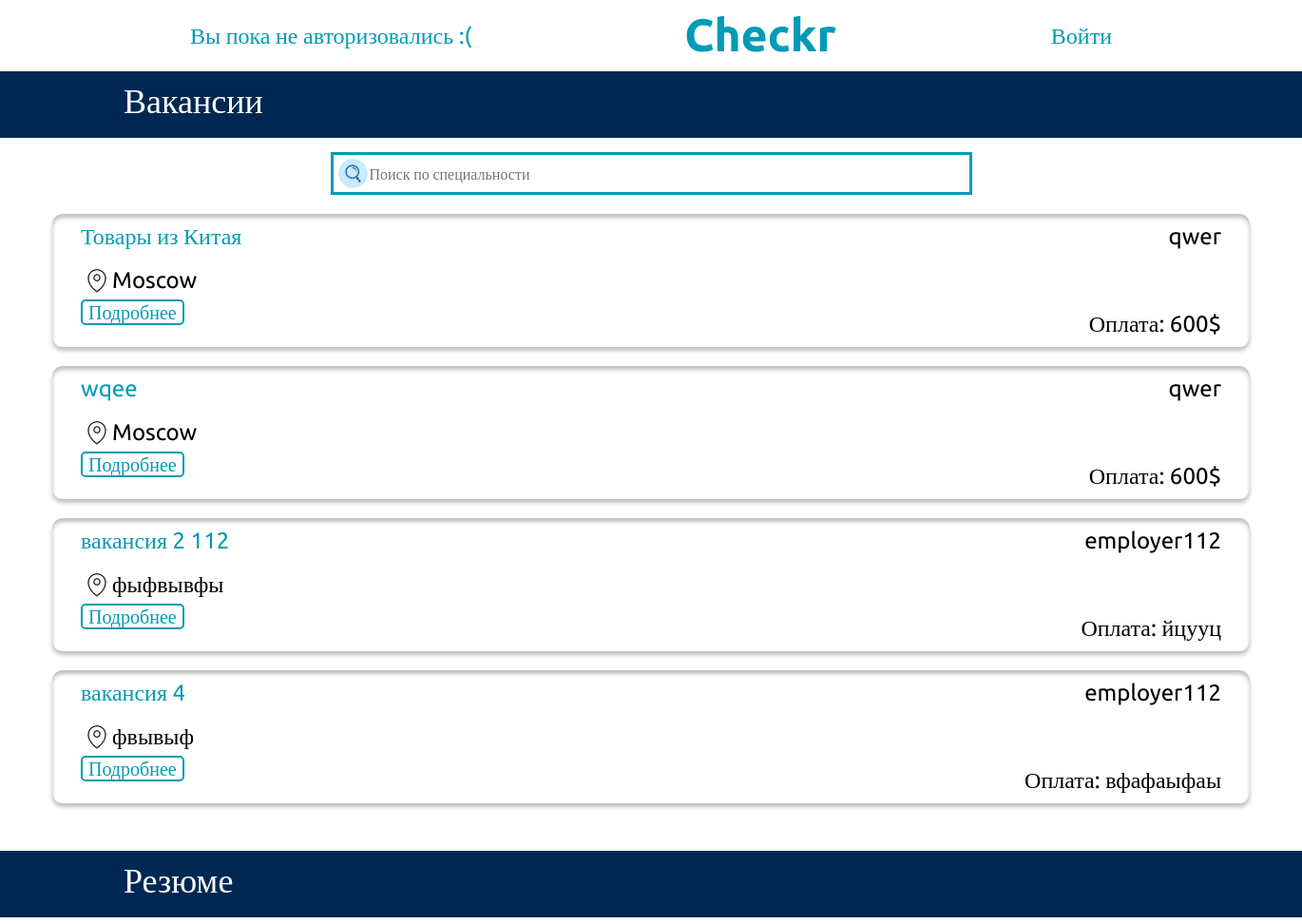
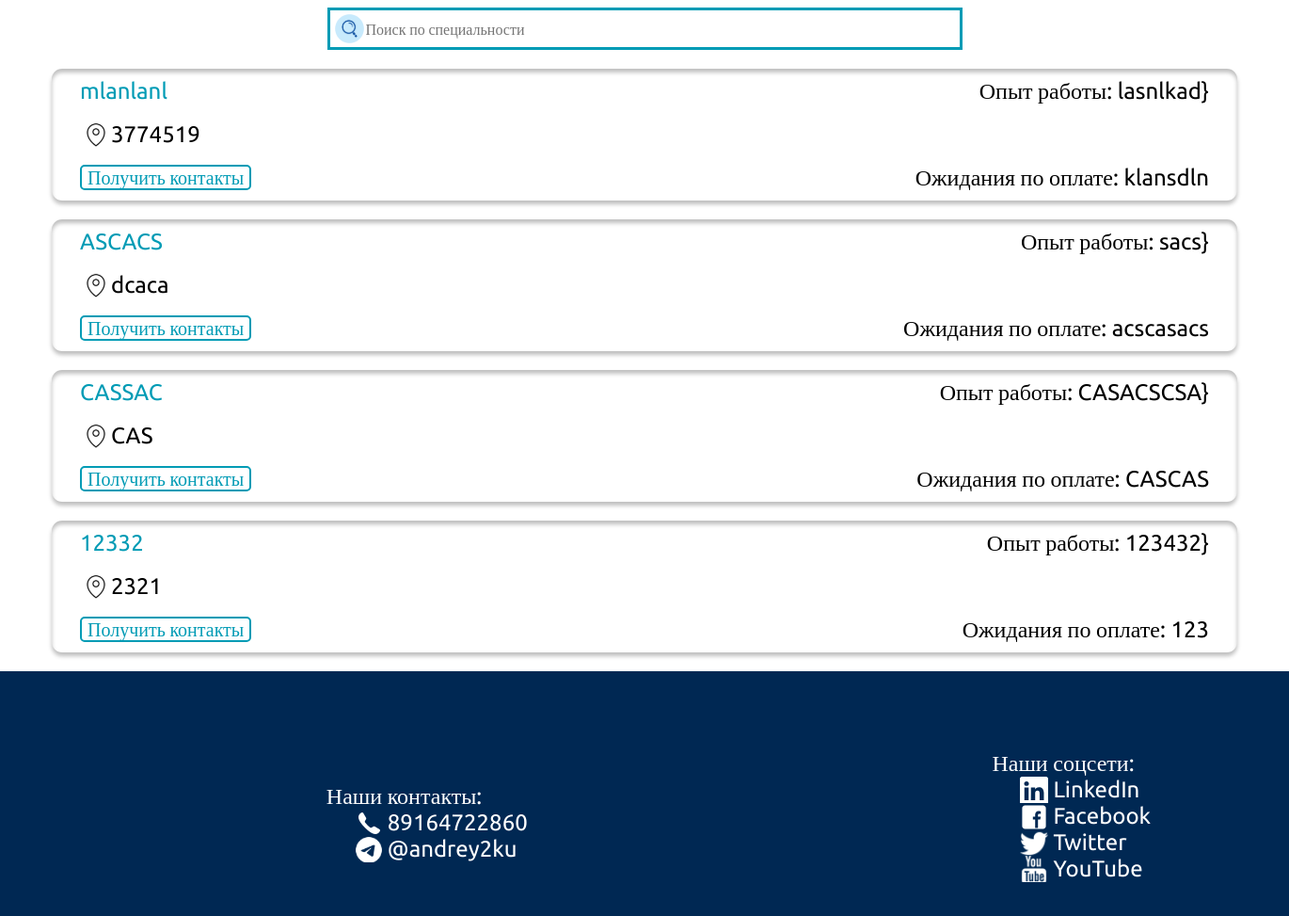
The page / on the database its author committed (2 pictures, top to bottom).
### my_hh_app/models.py (models this page shows, shortened)
class Vacancies(models.Model):
    title = models.CharField("Title", max_length=200)
    location = models.CharField("Location", max_length=200)
    salary = models.CharField("salary", max_length=200)
    skills = models.ManyToManyField(Skills)
    author = models.ForeignKey(User, on_delete=models.SET_NULL, null=True)
    company_name = models.ForeignKey(Companies, on_delete=models.SET_NULL, null=True)
    description = models.TextField("description", default="")

class Companies(models.Model):
    company_name = models.CharField("company_name", max_length=200)
    author = models.ForeignKey(User, on_delete=models.SET_NULL, default="", null=True)
    foundation_data = models.DateField("foundation_data", default=datetime.datetime.now(), null=True)
    industry = models.CharField("industry", max_length=200, default="", null=True)
    strategy_description = models.TextField("Strategy_description", default="", null=True)
    def __str__(self):
        return self.company_name

class Resume(models.Model):
    name = models.CharField("name", max_length=200)
    option = (("male", "Мужской"), ("female", "Женский"))
    gender = models.CharField("gender", max_length=200, choices=option)
    spec = models.TextField("speciality", max_length=200)
    experience = models.TextField("experience")
    option = (("full-time", "full-time"), ("part-time", "part-time"))
    type_of_employment = models.CharField("type_of_employment", max_length=200, choices=option)
    skills = models.ManyToManyField(Skills)
    age = models.CharField("age", max_length=3)
    phone = models.CharField("phone", max_length=20)
    salary = models.CharField("salary", max_length=200)
    adres = models.CharField("adres", max_length=200)
    author = models.ForeignKey(User, on_delete=models.SET_NULL, null=True)

### my_hh_app/views.py (the view)
# urls.py: path('', views.index,name='index'),
def index(request):
    resume = None
    vacancies = None
    if request.method == "POST":
        if "resumes_search" in request.POST and "vacancies_search" in request.POST:
            resume = Resume.objects.filter(spec__contains=request.POST.get("resumes_search", ""))
            vacancies = Vacancies.objects.filter(title__contains=request.POST.get("vacancies_search", ""))
        elif "vacancies_search" in request.POST:
            vacancies = Vacancies.objects.filter(title__contains=request.POST.get("vacancies_search", ""))
            resume = Resume.objects.all()
        elif "resumes_search" in request.POST:
            resume = Resume.objects.filter(spec__contains=request.POST.get("resumes_search", ""))
            vacancies = Vacancies.objects.all()
    else:
        resume = Resume.objects.all()
        vacancies = Vacancies.objects.all()
    skills = Skills.objects.all()
    context = {"resumes": resume, "vacancies": vacancies, "skills": skills, }
    return render(request, "my_hh_app/index.html", context)

### my_hh_app/templates/my_hh_app/index.html (shortened to what this page needs)
<!DOCTYPE html>
{% extends 'my_hh_app/base.html' %}
{% block content %}
  <section>
    <div class="vacancies__header">Вакансии </div>
    <div class="search__div">
      <form  class = "search__form" method="post" id="1">
      <input class="vacancies__search"  type="search" placeholder="Поиск по специальности" name="vacancies_search">
      </form>
    </div>
    {% for vacancy in vacancies %}
    <div class="vacancies__card">
      <div class="vacancies__card__div__1">
        <a class="vacancy__name" href="/vacancy_view/{{vacancy.id}}/0">{{vacancy.title}}</a>
        <a class="company__name" href="#"> {{vacancy.company_name}}</a>
      </div>
      <div class="vacancies__card__div__2">
        <span class="vacancies__city">{{vacancy.location}}</span>
      </div>
      <div class="vacancies__card__div__3">
        <a class="respond__btn" href="/vacancy_view/{{vacancy.id}}/0"> Подробнее </a>
        <span class="salary">Оплата: {{vacancy.salary}}</span>
      </div>
    </div>
    {% endfor %}
  </section>
  <section class="resumes">
    <div class="vacancies__header">Резюме </div>
    <div class="search__div">
      <form  class = "search__form" method="post" id="2">
      <input class="vacancies__search"  type="search" placeholder="Поиск по специальности" name="resumes_search">
      </form>
    </div>
    {% for resume in resumes %}
    <div class="vacancies__card">
      <div class="vacancies__card__div__1">
        <a class="vacancy__name" href="resume_view/{{resume.id}}">{{resume.spec}}</a>
        <a class="company__name" href="resume_view/{{resume.id}}"> Опыт работы: {{resume.experience}}}</a>
      </div>
      <div class="vacancies__card__div__2">
        <span class="vacancies__city">{{resume.adres}}</span>
      </div>
      <div class="vacancies__card__div__3">
        <a href="resume_view/{{resume.id}}" class="contact__button" type="submit">
          <div class="respond__btn">Получить контакты</div>
        </a>
        <span class="salary">Ожидания по оплате: {{resume.salary}}</span>
      </div>
    </div>
    {% endfor %}
  </section>
</body>
</html>
{% endblock %}

### my_hh_app/static/my_hh_app/css/style.css (style rules this page uses)
.vacancies__header { max-height: 65px; min-height: 60px; max-width: 1500px; width: 100%; background-color: #002853; font-weight: 400; font-size: 36px; color: #fff; padding-left: 130px; padding-top: 10px; margin: 0 auto; }
.vacancies__search { width: 100%; height: 100%; border: 3px solid #009BB5; outline: 0; outline-offset: 0px; background: url("../images/magnifier_icon-icons.svg") no-repeat 5px; padding-left:38px; }
.search__form { width: 100%; height: 100%; }
.search__div { width: 675px; height: 45px; margin: 15px auto; position: relative; display: flex; }
.vacancies__card { padding-left: 30px; margin: 20px auto; width: 1230px; height: 140px; box-shadow: 0px 4px 4px rgba(0, 0, 0, 0.25), inset 0px 4px 4px rgba(0, 0, 0, 0.25); border-radius: 11px; }
.vacancies__card__div__1 { position: relative; width: 100%; height: 33%; }
.vacancy__name { font-family: 'Ubuntu'; font-style: normal; font-weight: 400; font-size: 24px; position: absolute; display: flex; top: 10px; left:0px; color: #009BB5; text-decoration: none; }
.company__name { font-family: 'Ubuntu'; font-style: normal; font-weight: 400; font-size: 24px; position: absolute; display: flex; top: 10px; right:30px; text-decoration: none; color: #000000; }
.vacancies__card__div__2 { position: relative; width: 100%; height: 33%; }
.vacancies__city { position: absolute; top: 10px; left:0; font-family: 'Ubuntu'; font-style: normal; font-weight: 400; font-size: 24px; line-height: 28px; color: #000; background: url("../images/location.svg") no-repeat 1px; padding-left:33px; }
.vacancies__card__div__3 { position: relative; width: 100%; height: 33%; }
.respond__btn { padding-left: 6px; padding-right: 6px; font-family: 'Ubuntu'; font-style: normal; font-weight: 400; font-size: 20px; line-height: 23px; background: #fff; color: #009BB5; border: 2px solid; border-radius: 5px; border-color: #009BB5; text-decoration: none; }
.salary { font-family: 'Ubuntu'; font-style: normal; font-weight: 400; font-size: 24px; position: absolute; display: flex; top: 10px; right:30px; text-decoration: none; color: #000000; }
.contact__button { top: 10px; position: absolute; left: 0; padding: 0; text-decoration: none; }
.resumes { padding-top: 30px; }

### rows shown on the page
Vacancies: title "Товары из Китая", company_name "qwer", location "Moscow", salary "600$"
Vacancies: title "wqee", company_name "qwer", location "Moscow", salary "600$"
Vacancies: title "вакансия 2 112", company_name "employer112", location "фыфвывфы", salary "йцууц"
Vacancies: title "вакансия 4", company_name "employer112", location "фвывыф", salary "вфафаыфаы"
Resume: spec "mlanlanl", experience "lasnlkad", adres "3774519", salary "klansdln"
Resume: spec "ASCACS", experience "sacs", adres "dcaca", salary "acscasacs"
Resume: spec "CASSAC", experience "CASACSCSA", adres "CAS", salary "CASCAS"
Resume: spec "12332", experience "123432", adres "2321", salary "123"
